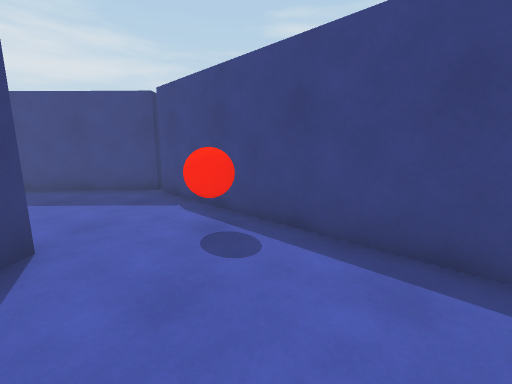
[1] (above)

17 first-person views from a walk through a scene from a Unity 3-D project. The camera is 1.3 m above the floor, tilts 10° down and sees 90° across. The floor is counted in squares, 1 m on a side. Each view is taken from the middle of a square. On the plan, view 1 faces up. The plan holds only what a view shows up to about 13 squares ahead; the rest is blank. The player character is not drawn.

[2]
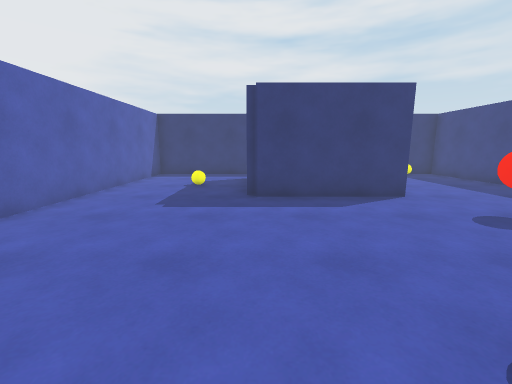

[3]
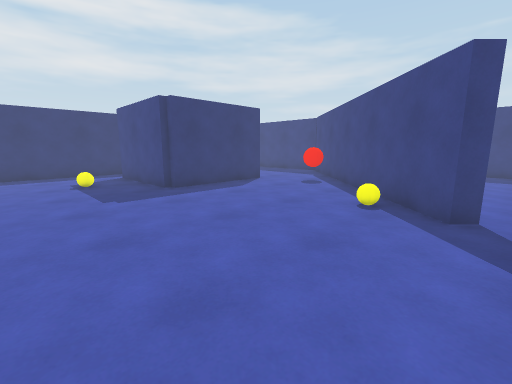

[4]
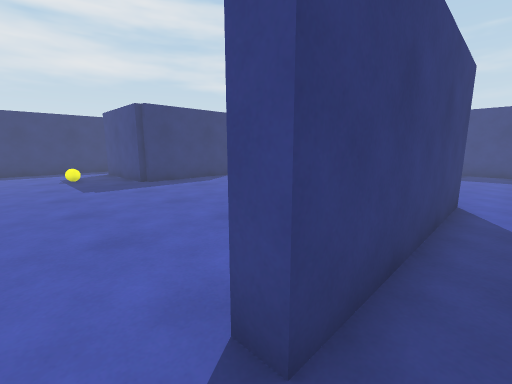

[5]
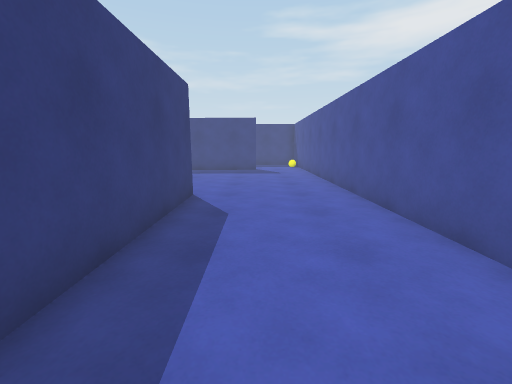

[6]
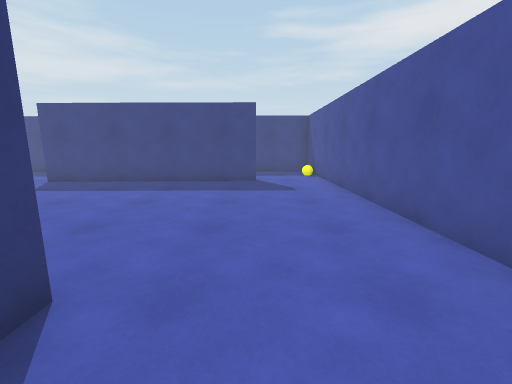

[7]
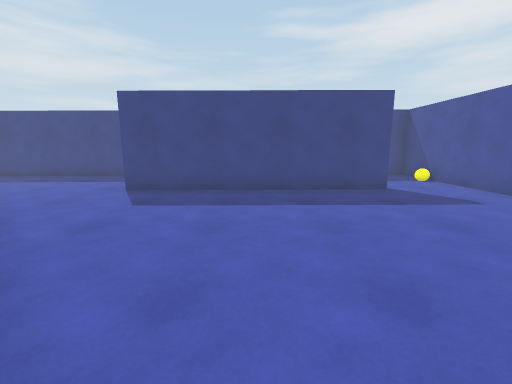

[8]
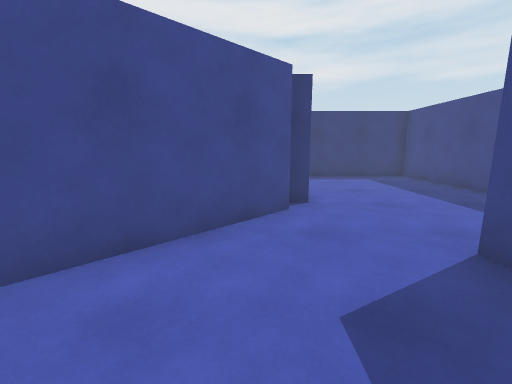

[9]
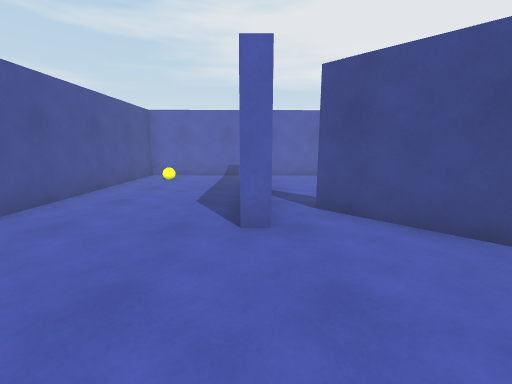

[10]
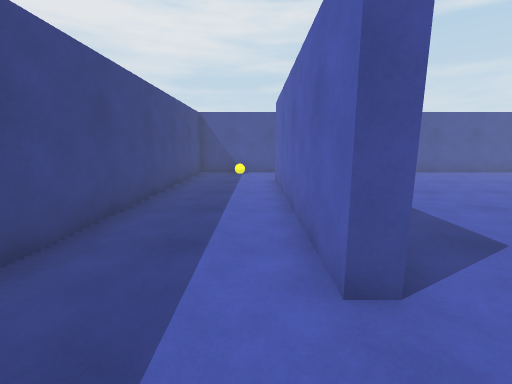

[11]
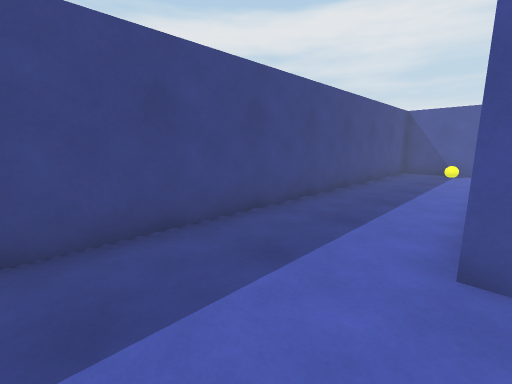

[12]
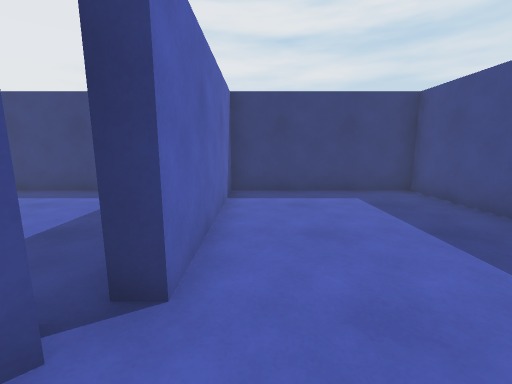

[13]
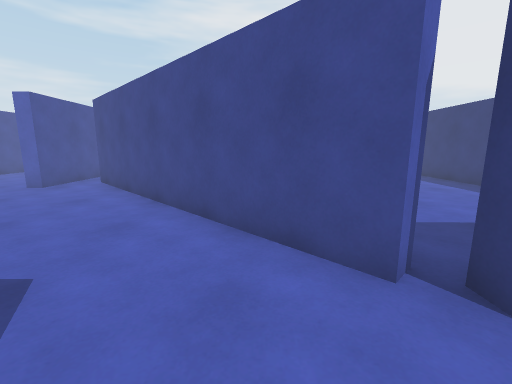

[14]
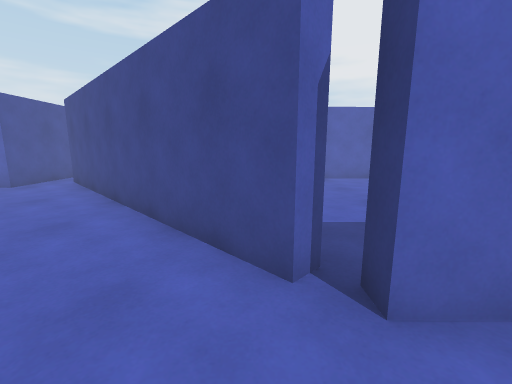

[15]
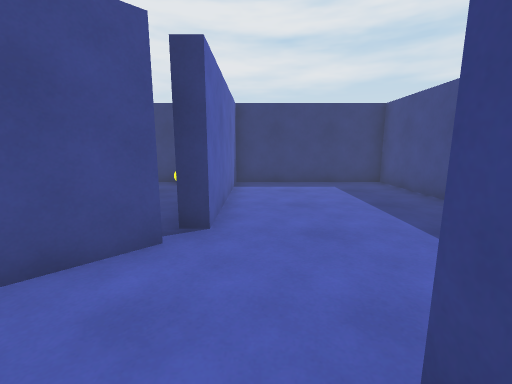

[16]
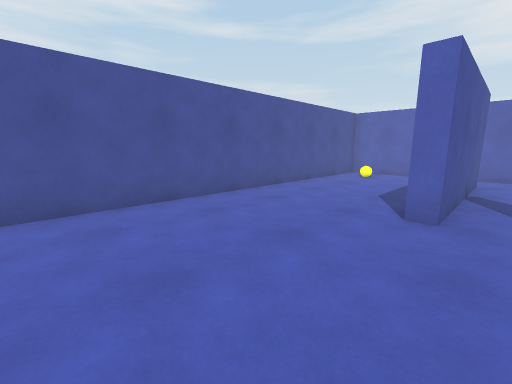

[17]
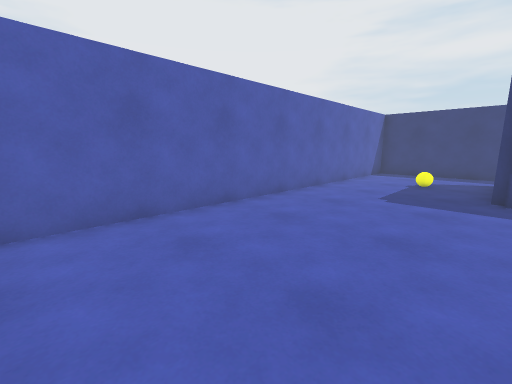

### Floor plan
Ten units are one square. View 1 is at (0, 0); x grows to the right and y downward. Boxes are objects, and circles mark ways between rooms. Rooms are numbered by the first view taken in them; rooms with no view inside come last. Other rooms are left out.
<svg viewBox="-92 -142 205 204">
<path fill="none" stroke="#000" d="M-27 -31 -27 12 -70 12M47 -6 44 -3 -15 -62M63 40 57 40 57 -20M-87 5 -87 57 66 57M57 -20 63 -20 63 40M81 -98 0 -98 0 -102M-24 -77 47 -6M66 57 108 57 108 -105M-30 -83 -30 -78M0 -102 80 -102M-27 -74 -24 -77M108 -105 108 -137 -87 -137 -87 -83 -30 -83M-69 7 -49 7M-30 -78 -87 -78 -87 5M-15 -62 -27 -74"/>
<rect x="-55" y="25" width="10" height="10" fill="#bbb"><title>yellow ball</title></rect>
<rect x="-15" y="-45" width="10" height="10" fill="#bbb"><title>red ball</title></rect>
<rect x="95" y="35" width="10" height="10" fill="#bbb"><title>other object</title></rect>
<rect x="95" y="-125" width="10" height="10" fill="#bbb"><title>other object</title></rect>
<rect x="-85" y="-65" width="10" height="10" fill="#bbb"><title>other object</title></rect>
<circle cx="50" cy="-10" r="3" fill="#2a7"/>
<circle cx="60" cy="45" r="3" fill="#2a7"/>
<circle cx="-25" cy="-45" r="3" fill="#2a7"/>
<circle cx="-80" cy="10" r="3" fill="#2a7"/>
<circle cx="-13" cy="-90" r="3" fill="#2a7"/>
<circle cx="95" cy="-100" r="3" fill="#2a7"/>
<text x="-10" y="20">1</text>
<text x="60" y="-40">2</text>
<text x="0" y="-120">3</text>
<text x="-60" y="-40">4</text>
</svg>
Room 1 opens to room 2. Room 1 opens to room 4. Room 2 opens to room 3.

Where each view was taken, in squares from view 1:
view 1: 0 up, 0 right, facing up
view 2: 1 down, 4 right, facing left
view 3: 5 down, 5 right, facing up-left
view 4: 5 down, 7 right, facing up-left
view 5: 5 down, 8 right, facing up
view 6: 0 up, 8 right, facing up
view 7: 2 up, 4 right, facing up
view 8: 7 up, 3 right, facing left
view 9: 6 up, 6 right, facing down
view 10: 11 up, 2 left, facing right
view 11: 10 up, 3 left, facing up-right
view 12: 9 up, 1 left, facing left
view 13: 10 up, 1 left, facing down
view 14: 10 up, 2 left, facing down
view 15: 9 up, 1 right, facing left
view 16: 7 up, 5 right, facing down-right
view 17: 1 down, 5 right, facing down-left
